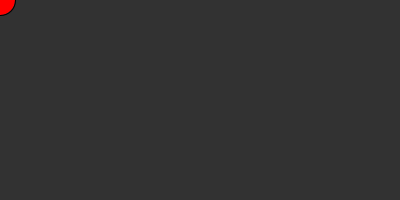
Frame 1 (no input)
Frame 60 (the mouse pressed at the canvas centre just before this capture): identical to frame 1, image omitted
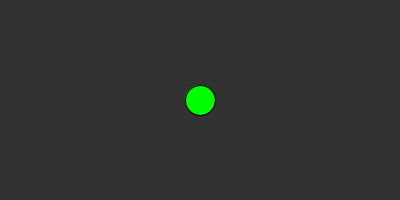
Frame 120 (the mouse held since frame 60 and released just before this capture)

The Processing sketch that drew these frames (run headless with seeded random() and noise(); from frame 60 on, the mouse is pressed at the canvas centre):

// Processing sketch: condicionalUltraBasica
// ── condicionalUltraBasica.pde
float posX;

void setup(){
  size(400,200);
}

void draw(){
  background(50);
  
  if(mouseX<width/2){
    fill(255,0,0);    
  } else {
    fill(0,255,0);
  }
  
  ellipse(mouseX, mouseY, 30,30);
}
